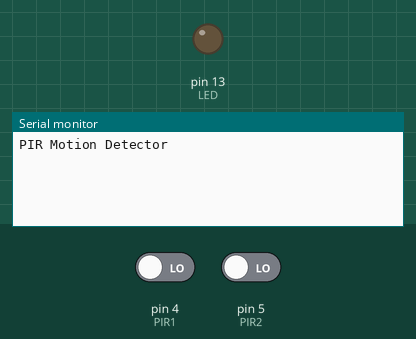
This sketch was run on a simulated Arduino Uno, built with avr-gcc and run on an emulated ATmega328P. Shown: output pins drawn as LEDs (lit = HIGH), the last lines printed to the serial monitor. The test bench sets the inputs (shaded band); at power-on: pin 4 (PIR1) LOW, pin 5 (PIR2) LOW.

Above: at 1.5 s.
1.6 s: pin 4 (PIR1) driven HIGH
At 2.9 s:
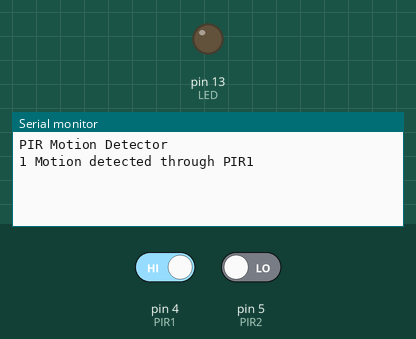
4.8 s: pin 5 (PIR2) driven HIGH
At 6.3 s:
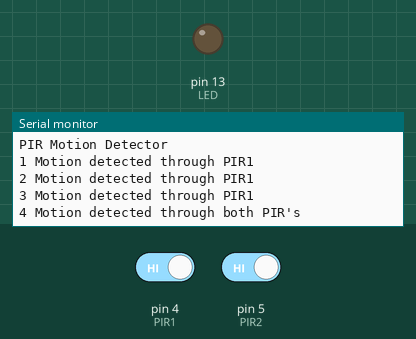
Timing chart, 0 to 7.8 s (numbered marks = the images above; inputs shaded):
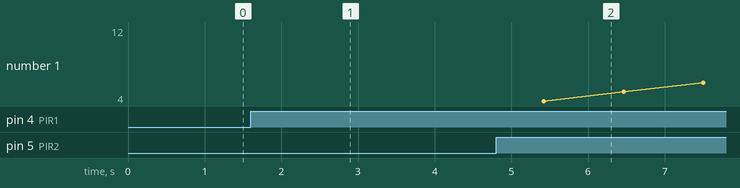

The sketch:

PIR_BT_Arduino_2.ino
```cpp
#include <SoftwareSerial.h>
//#include <NewPing.h>
//pir
#define PIR1 4
#define PIR2 5
#define LED 13
SoftwareSerial BT(2, 3); /// RX/TX

//ultra
//int trig=9;
//int echo=10;
//NewPing sonar(trig, echo, 300);
//int prev = 0;
//int curr = 0;
int detectCount = 0;
void setup()
{
  //pir
  pinMode(PIR1, INPUT);
  pinMode(PIR2, INPUT);
  pinMode(LED, OUTPUT);

  // Ultra
  //  pinMode(trig, OUTPUT);
  //  pinMode(echo, INPUT);
  Serial.begin(9600);
  BT.begin(9600);
  Serial.println("PIR Motion Detector");
  BT.println("PIR Motion Detector");
  delay(300);
  //  prev = curr = measure_distance();
}
void loop()
{
  delay(1000);
  //  curr = measure_distance();
  //  int diff = curr-prev;
  //  if(diff<=-2 || diff>=2){
  ////    Serial.print("Motion detected through UltraSonic with distance ");
  ////    Serial.print(curr);
  ////    Serial.println(" inches");
  //    BT.print("Motion detected through UltraSonic with distance ");
  //    BT.print(curr);
  //    BT.println(" inches");
  //    digitalWrite(LED, HIGH);
  //  }
  //  prev = curr;
  int P1 = digitalRead(PIR1);
  //  curr = measure_distance();
  int P2 = digitalRead(PIR2);
  if (P1 == HIGH && P2 == HIGH)
  {
    Serial.print(++detectCount);
    BT.print(detectCount);
    Serial.println(" Motion detected through both PIR's");
    BT.println(" Motion detected through both PIR's");
    //    Serial.print("Distance ");Serial.print(curr);Serial.println(" inches");
    //    BT.print("Distance ");BT.print(curr);BT.println(" inches");
    //digitalWrite(LED, HIGH);
  } else if (P1 == HIGH && P2 != HIGH) {
    Serial.print(++detectCount);
    BT.print(detectCount);
    Serial.println(" Motion detected through PIR1");
    BT.println(" Motion detected through PIR1");
    //digitalWrite(LED, HIGH);
  } else if (P1 != HIGH && P2 == HIGH) {
    Serial.print(++detectCount);
    BT.print(detectCount);
    Serial.println(" Motion detected through PIR2");
    BT.println(" Motion detected through PIR2");
    //digitalWrite(LED, HIGH);
  }


  //  if(P1 == HIGH || P2 == HIGH){
  //    Serial.println("Paused Sensing for 5 seconds");
  //    delay(5000);
  //  }
}

//int measure_distance(){
//  return sonar.ping_cm()/2.54;
//}
```

Measured:
- after the input at 1.6 s, the serial monitor: prints a new line after 0.72 s (image 1)
- after the input at 4.8 s, the serial monitor: prints a new line after 0.62 s (image 2)
